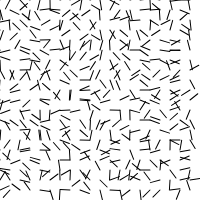
Frame 1 (no input)
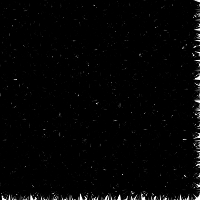
Frame 60 (no input)
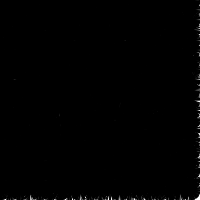
Frame 120 (the mouse pressed at the canvas centre since frame 60)

The p5.js sketch that drew these frames (run headless with seeded random() and noise() and a simulated clock; from frame 60 on, the mouse is pressed at the canvas centre):

// p5.js sketch
// ── sketch.js
let inc = 0.1;
let scale = 10;
let comlumns, rows;
let fr;

function setup() {
  createCanvas(200, 200);
  comlumns = floor(width / scale);
  rows = floor(height / scale);
  fr = createP("");
}

function draw() {
  let yoff = 0;
  for (let x = 0; x < comlumns; x++) {
    let xoff = 0;
    for (let y = 0; y < rows; y++) {
      // let brightness = random(255);
      var index = (x + y * width) * 4;
      let brightness = noise(xoff, yoff) * 255;
      let vector = p5.Vector.fromAngle(random(TWO_PI));
      xoff += inc;
      stroke(0);
      push();
      translate(x * scale, y * scale);
      rotate(vector.heading());
      line(0, 0, scale, 0);
      pop();
      // fill(brightness);
      // rect(x * scale, y * scale, scale, scale);
    }
    yoff += inc;
  }
  // noLoop();
  fr.html(floor(frameRate()));
}
